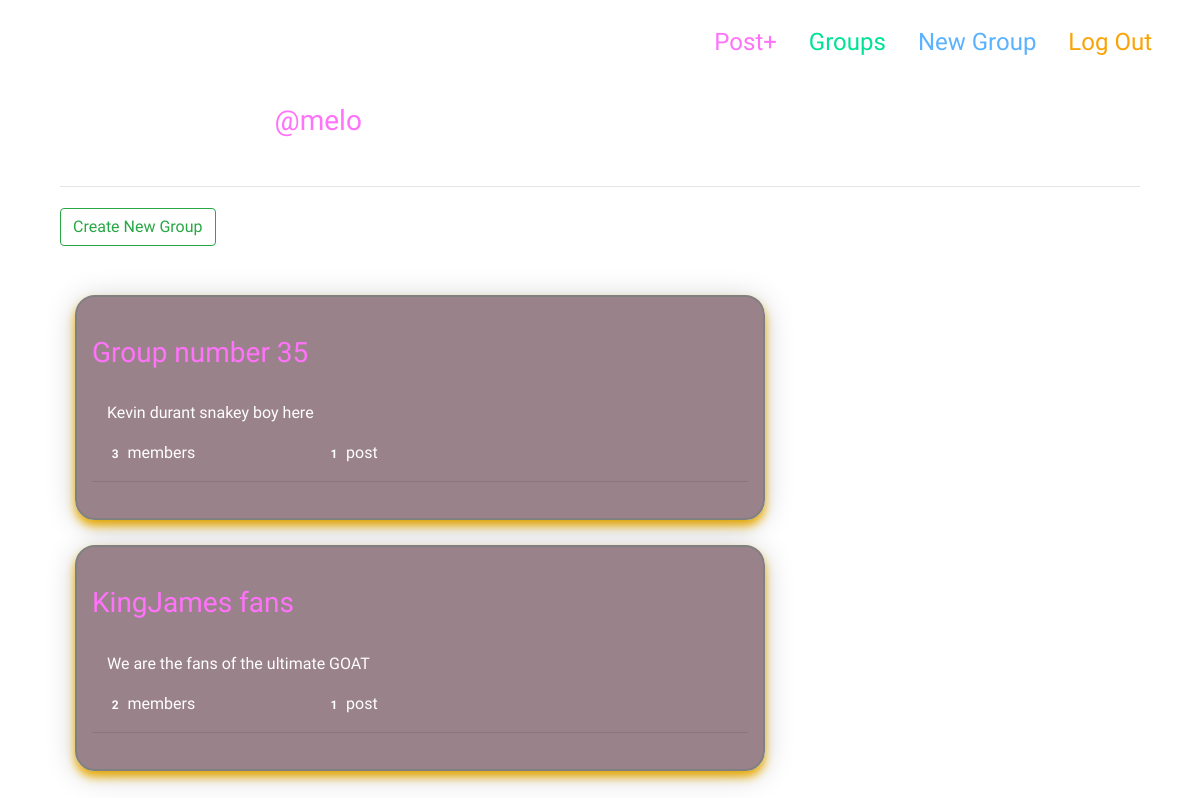
Page /groups/ (signed in) on the committed database.
### groups/models.py (models this page shows, shortened)
class Group(models.Model):
    name = models.CharField(max_length=64,unique=True)
    slug = models.SlugField(max_length=64,allow_unicode=True,unique=True)
    desc = models.TextField(max_length=256,blank=True,default='')
    desc_html = models.TextField(blank=True,default='',editable=False)
    members = models.ManyToManyField(User,through='GroupMember')
    class Meta():
        ordering = ['name']

### groups/views.py (the view)
# urls.py: path('',ListGroup.as_view(),name='all'),
class ListGroup(ListView,LoginRequiredMixin):
    model = Group
    template_name = 'groups/group_list.html'

### templates/groups/group_list.html
{% extends "groups/group_base.html" %}
{% block pregroup %}
  <div class="container">
    <div class="col-md-4">
      {% if user.is_authenticated %}
        <h3>Welcome Back
        <a href="{% url 'posts:for_user' username=user.username %}">@{{user.username}}</a>
        </h3>
      {% else %}
        <h3>Welcome to the Groups Page</h3>
        <p class="text-secondary">Pick a group to join and do shit together.</p>
      {% endif %}
    </div><br><hr>
    {% if user.is_authenticated %}
      <a class="btn btn-outline-success btn-md" href="{% url 'groups:create' %}">Create New Group</a>
    {% endif %}
  </div>
{% endblock %}
{% block group_cont %}
  <div class="container">
    <div class="col-md-8">
      <div class="list-group">
        <br>
        {% for group in object_list %}
          <div class="postcard">
            <div class="list-item">
              <a href="{% url 'groups:single' slug=group.slug %}"> <h3>{{group.name}}</h3>
              </a>
              <div class="list-item-text container-fluid">
                {{group.desc_html|safe}}
                <div class="row">
                  <div class="col-md-4">
                    <span class="badge">{{group.members.count}}</span>
                    member{{group.members.count|pluralize}}
                  </div>
                  <div class="col-md-4">
                    <span class="badge">{{group.posts.count}}</span>
                    post{{group.posts.count|pluralize}}
                  </div>
                </div>
              </div>
              <hr>
            </div>
          </div>
        {% endfor %}
      </div>
    </div>
  </div>
{% endblock %}

### static/mastercss/master.css (style rules this page uses)
.postcard { transition: 0.5s; background-color: rgba(55, 6, 23, 0.5); padding: 15px; width: auto; height: auto; border-radius: 20px; border: 2px solid gray; box-shadow: 0 4px 30px 0 rgba(0, 0, 0, 0.2), 0 6px 10px 0 #ffbe0b; margin-top: 25px; }
a { text-decoration: none; transition:0.5s; color : #faa307; padding: 8px; }
hr { height: 5px; color : white; }
a:nth-child(1) { filter: hue-rotate(270deg); }

### rows in the picture
Group: name "Group number 35", desc_html "Kevin durant snakey boy here", members.count "3", posts.count "1"
Group: name "KingJames fans", desc_html "We are the fans of the ultimate GOAT", members.count "2", posts.count "1"

### other values in the picture
{{ user.username }} "melo"
